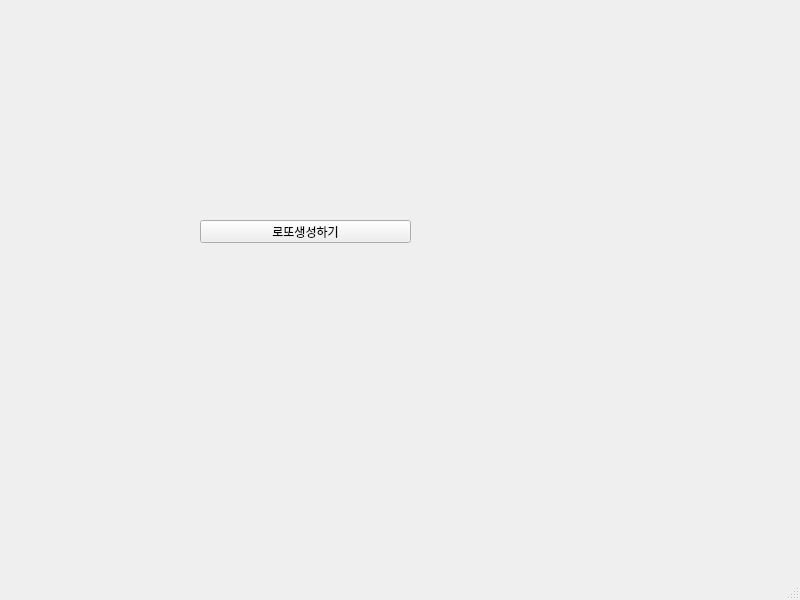
<?xml version="1.0" encoding="UTF-8"?>
<ui version="4.0">
 <class>MainWindow</class>
 <widget class="QMainWindow" name="MainWindow">
  <property name="geometry">
   <rect>
    <x>0</x>
    <y>0</y>
    <width>800</width>
    <height>600</height>
   </rect>
  </property>
  <property name="windowTitle">
   <string>MainWindow</string>
  </property>
  <widget class="QWidget" name="centralwidget">
   <widget class="QPushButton" name="pb">
    <property name="geometry">
     <rect>
      <x>200</x>
      <y>220</y>
      <width>211</width>
      <height>23</height>
     </rect>
    </property>
    <property name="text">
     <string>로또생성하기</string>
    </property>
   </widget>
   <widget class="QLabel" name="lbl1">
    <property name="geometry">
     <rect>
      <x>230</x>
      <y>160</y>
      <width>56</width>
      <height>12</height>
     </rect>
    </property>
    <property name="text">
     <string>__</string>
    </property>
   </widget>
   <widget class="QLabel" name="lbl2">
    <property name="geometry">
     <rect>
      <x>260</x>
      <y>160</y>
      <width>56</width>
      <height>12</height>
     </rect>
    </property>
    <property name="text">
     <string>__</string>
    </property>
   </widget>
   <widget class="QLabel" name="lbl3">
    <property name="geometry">
     <rect>
      <x>290</x>
      <y>160</y>
      <width>56</width>
      <height>12</height>
     </rect>
    </property>
    <property name="text">
     <string>__</string>
    </property>
   </widget>
   <widget class="QLabel" name="lbl4">
    <property name="geometry">
     <rect>
      <x>320</x>
      <y>160</y>
      <width>56</width>
      <height>12</height>
     </rect>
    </property>
    <property name="text">
     <string>__</string>
    </property>
   </widget>
   <widget class="QLabel" name="lbl5">
    <property name="geometry">
     <rect>
      <x>340</x>
      <y>160</y>
      <width>56</width>
      <height>12</height>
     </rect>
    </property>
    <property name="text">
     <string>__</string>
    </property>
   </widget>
   <widget class="QLabel" name="lbl6">
    <property name="geometry">
     <rect>
      <x>370</x>
      <y>160</y>
      <width>56</width>
      <height>12</height>
     </rect>
    </property>
    <property name="text">
     <string>__</string>
    </property>
   </widget>
  </widget>
  <widget class="QMenuBar" name="menubar">
   <property name="geometry">
    <rect>
     <x>0</x>
     <y>0</y>
     <width>800</width>
     <height>21</height>
    </rect>
   </property>
  </widget>
  <widget class="QStatusBar" name="statusbar"/>
 </widget>
 <resources/>
 <connections/>
</ui>
